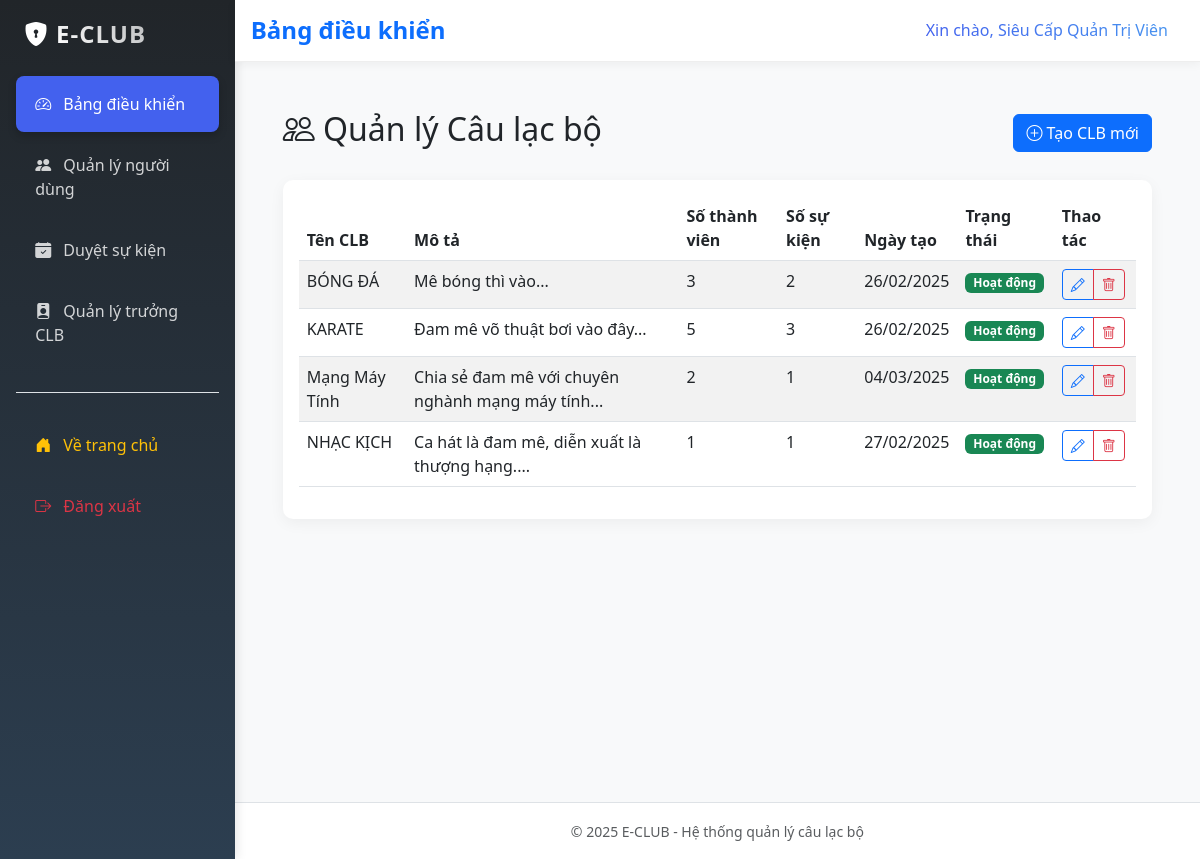
The page /index.php?page=list_clubs (signed in) on the database its author committed.
### tables this page shows
CREATE TABLE `clubs` (
  `id` int(11) NOT NULL,
  `name` varchar(100) NOT NULL,
  `description` text DEFAULT NULL,
  `created_at` timestamp NOT NULL DEFAULT current_timestamp(),
  `status` enum('active','inactive') NOT NULL DEFAULT 'active',
  `image_url` varchar(255) DEFAULT NULL
);

### pages/admin/list_clubs.php (the view, shortened to what this page needs)
<?php
$sql = "SELECT c.*,
       COUNT(DISTINCT cm.id) as member_count,
       COUNT(DISTINCT e.id) as event_count,
       MAX(c.created_at) as created_at
       FROM clubs c
       LEFT JOIN club_members cm ON c.id = cm.club_id AND cm.status = 'approved'
       LEFT JOIN events e ON c.id = e.club_id
       GROUP BY c.id
       ORDER BY c.name ASC";
$result = $conn->query($sql);
$clubs = $result->fetch_all(MYSQLI_ASSOC);
?>
<div class="container-fluid p-4">
    <div class="d-flex justify-content-between align-items-center mb-4">
        <h2><i class="bi bi-people"></i> Quản lý Câu lạc bộ</h2>
        <a href="index.php?page=admin&action=create_club" class="btn btn-primary">
            <i class="bi bi-plus-circle"></i> Tạo CLB mới
        </a>
    </div>
    <div class="card">
        <div class="card-body">
            <div class="table-responsive">
                <table class="table table-striped table-hover">
                    <thead>
                        <tr>
                            <th>Tên CLB</th>
                            <th>Mô tả</th>
                            <th>Số thành viên</th>
                            <th>Số sự kiện</th>
                            <th>Ngày tạo</th>
                            <th>Trạng thái</th>
                            <th>Thao tác</th>
                        </tr>
                    </thead>
                    <tbody>
                        <?php foreach ($clubs as $club): ?>
                        <tr>
                            <td><?php echo htmlspecialchars($club['name']); ?></td>
                            <td><?php echo substr(htmlspecialchars($club['description']), 0, 100) . '...'; ?></td>
                            <td><?php echo $club['member_count']; ?></td>
                            <td><?php echo $club['event_count']; ?></td>
                            <td><?php echo date('d/m/Y', strtotime($club['created_at'])); ?></td>
                            <td>
                                <span class="badge bg-<?php echo $club['status'] === 'active' ? 'success' : 'warning'; ?>">
                                    <?php echo $club['status'] === 'active' ? 'Hoạt động' : 'Tạm dừng'; ?>
                                </span>
                            </td>
                            <td>
                                <div class="btn-group">
                                    <a href="index.php?page=admin&action=edit_club&id=<?php echo $club['id']; ?>"
                                       class="btn btn-sm btn-outline-primary">
                                        <i class="bi bi-pencil"></i>
                                    </a>
                                    <button type="button"
                                            class="btn btn-sm btn-outline-danger"
                                            onclick="confirmDelete(<?php echo $club['id']; ?>)">
                                        <i class="bi bi-trash"></i>
                                    </button>
                                </div>
                            </td>
                        </tr>
                        <?php endforeach; ?>
                    </tbody>
                </table>
            </div>
        </div>
    </div>
</div>

### templates/admin_layout.php (style rules this page uses)
:root { --primary-color: #4361ee; --secondary-color: #3f37c9; --accent-color: #4895ef; --success-color: #4cc9f0; --light-bg: #f8f9fa; --dark-bg: #212529; }
body { font-family: 'Segoe UI', system-ui, -apple-system, sans-serif; background-color: var(--light-bg); }
.card { border: none; border-radius: 10px; box-shadow: 0 4px 15px rgba(0,0,0,0.05); transition: transform 0.3s; }

### rows shown on the page
clubs: name "BÓNG ĐÁ", description "Mê bóng thì vào", member_count "3", event_count "2", created_at "26/02/2025", status "Hoạt động"
clubs: name "KARATE", description "Đam mê võ thuật bơi vào đây", member_count "5", event_count "3", created_at "26/02/2025", status "Hoạt động"
clubs: name "Mạng Máy Tính", description "Chia sẻ đam mê với chuyên nghành mạng máy tính", member_count "2", event_count "1", created_at "04/03/2025", status "Hoạt động"
clubs: name "NHẠC KỊCH", description "Ca hát là đam mê, diễn xuất là thượng hạng.", member_count "1", event_count "1", created_at "27/02/2025", status "Hoạt động"

### other values the page prints
APP_NAME "E-CLUB"
$_SESSION['name'] "Siêu Cấp Quản Trị Viên"
